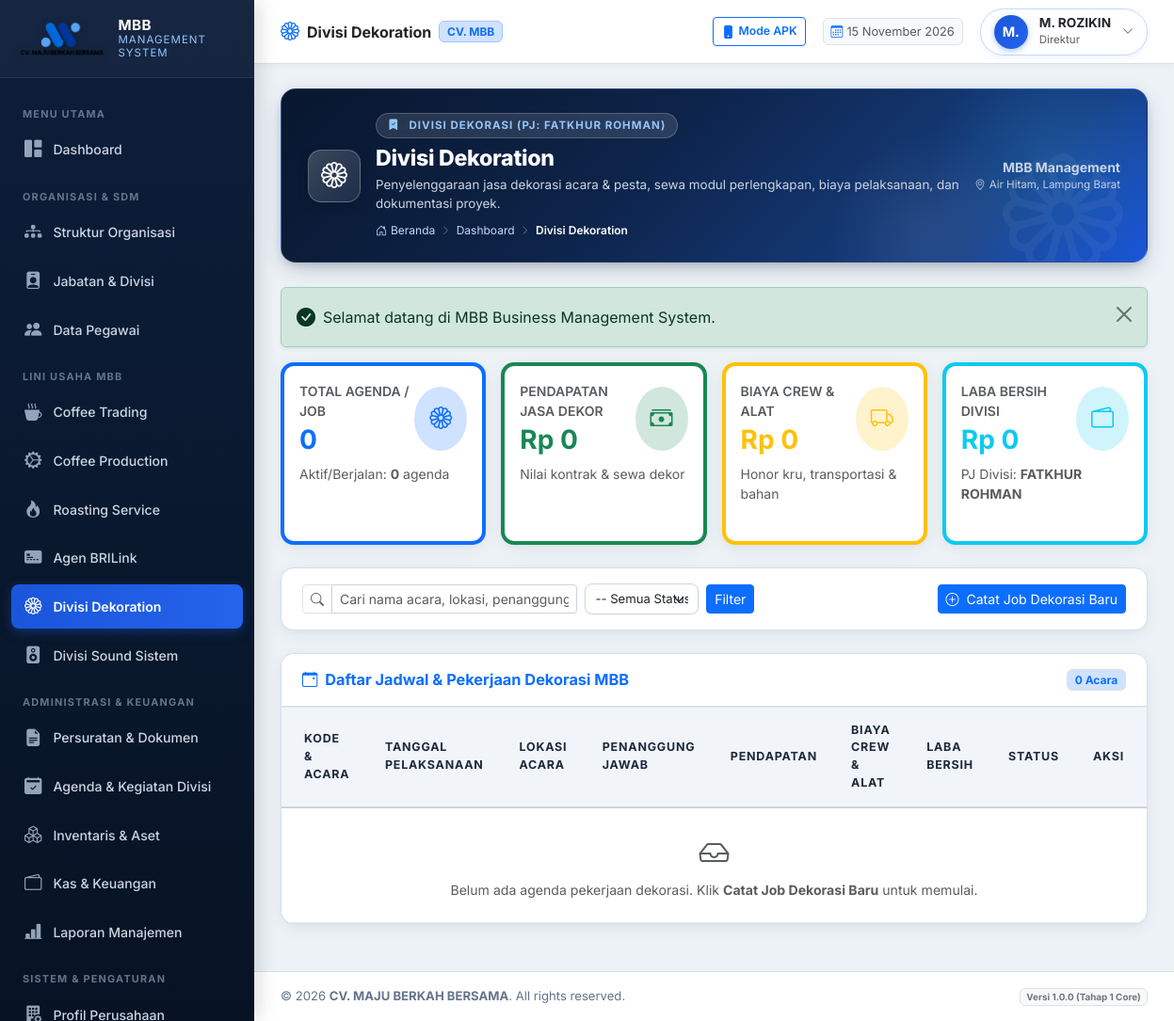
The page /modules/decoration/index.php (signed in) on the database its author committed.
### tables this page shows
CREATE TABLE `users` (
  `id` int(11) NOT NULL AUTO_INCREMENT,
  `username` varchar(50) NOT NULL,
  `email` varchar(100) NOT NULL,
  `password_hash` varchar(255) NOT NULL,
  `role_id` int(11) NOT NULL,
  `employee_id` int(11) DEFAULT NULL,
  `is_active` tinyint(1) DEFAULT 1,
  `must_change_password` tinyint(1) DEFAULT 0,
  `last_login_at` datetime DEFAULT NULL,
  `last_login_ip` varchar(45) DEFAULT NULL,
  `created_at` datetime DEFAULT current_timestamp(),
  `updated_at` datetime DEFAULT current_timestamp() ON UPDATE current_timestamp(),
  PRIMARY KEY (`id`),
  UNIQUE KEY `username` (`username`),
  UNIQUE KEY `email` (`email`),
  UNIQUE KEY `employee_id` (`employee_id`),
  KEY `fk_user_role` (`role_id`),
  CONSTRAINT `fk_user_emp` FOREIGN KEY (`employee_id`) REFERENCES `employees` (`id`) ON DELETE SET NULL,
  CONSTRAINT `fk_user_role` FOREIGN KEY (`role_id`) REFERENCES `roles` (`id`)
);

CREATE TABLE `employees` (
  `id` int(11) NOT NULL AUTO_INCREMENT,
  `employee_code` varchar(30) NOT NULL,
  `full_name` varchar(150) NOT NULL,
  `gender` enum('L','P') DEFAULT 'L',
  `phone_number` varchar(30) DEFAULT NULL,
  `email` varchar(100) DEFAULT NULL,
  `address` text DEFAULT NULL,
  `division_id` int(11) DEFAULT NULL,
  `position_id` int(11) DEFAULT NULL,
  `join_date` date DEFAULT NULL,
  `employment_status` enum('TETAP','KONTRAK','MAGANG','HONORER') DEFAULT 'TETAP',
  `is_active` tinyint(1) DEFAULT 1,
  `avatar` varchar(255) DEFAULT NULL,
  `notes` text DEFAULT NULL,
  `created_at` datetime DEFAULT current_timestamp(),
  `updated_at` datetime DEFAULT current_timestamp() ON UPDATE current_timestamp(),
  PRIMARY KEY (`id`),
  UNIQUE KEY `employee_code` (`employee_code`),
  KEY `fk_emp_div` (`division_id`),
  KEY `fk_emp_pos` (`position_id`),
  CONSTRAINT `fk_emp_div` FOREIGN KEY (`division_id`) REFERENCES `divisions` (`id`) ON DELETE SET NULL,
  CONSTRAINT `fk_emp_pos` FOREIGN KEY (`position_id`) REFERENCES `positions` (`id`) ON DELETE SET NULL
);

CREATE TABLE `positions` (
  `id` int(11) NOT NULL AUTO_INCREMENT,
  `position_code` varchar(20) NOT NULL,
  `position_name` varchar(100) NOT NULL,
  `division_id` int(11) DEFAULT NULL,
  `parent_position_id` int(11) DEFAULT NULL,
  `level_rank` int(11) DEFAULT 1,
  `job_description` text DEFAULT NULL,
  `is_active` tinyint(1) DEFAULT 1,
  `created_at` datetime DEFAULT current_timestamp(),
  `updated_at` datetime DEFAULT current_timestamp() ON UPDATE current_timestamp(),
  PRIMARY KEY (`id`),
  UNIQUE KEY `position_code` (`position_code`),
  KEY `fk_pos_div` (`division_id`),
  KEY `fk_pos_parent` (`parent_position_id`),
  CONSTRAINT `fk_pos_div` FOREIGN KEY (`division_id`) REFERENCES `divisions` (`id`) ON DELETE SET NULL,
  CONSTRAINT `fk_pos_parent` FOREIGN KEY (`parent_position_id`) REFERENCES `positions` (`id`) ON DELETE SET NULL
);

### modules/decoration/index.php (the view, shortened to what the rows shown need)
<?php
require_once __DIR__ . '/../../core/Auth.php';
require_once __DIR__ . '/../../helpers/utils.php';
$pageTitle = 'Divisi Dekoration';
require_once __DIR__ . '/../../components/header.php';
require_once __DIR__ . '/../../components/topbar.php';
?>
<div class="card-mbb">
    <div class="card-mbb-body p-0">
        <div class="table-responsive">
            <table class="table-mbb align-middle">
                <thead>
                    <tr>
                        <th class="ps-4">Kode & Acara</th>
                        <th>Tanggal Pelaksanaan</th>
                        <th>Lokasi Acara</th>
                        <th>Penanggung Jawab</th>
                        <th>Pendapatan</th>
                        <th>Biaya Crew & Alat</th>
                        <th>Laba Bersih</th>
                        <th>Status</th>
                        <th class="text-end pe-4">Aksi</th>
                    </tr>
                </thead>
            </table>
        </div>
    </div>
</div>
<?php require_once __DIR__ . '/../../components/footer.php'; ?>

### components/topbar.php (shortened to what the rows shown need)
<?php
$user = Auth::user();
$displayName = $user['full_name'] ?? ($user['username'] ?? 'User');
$displayRole = $user['role_title'] ?? ($user['role_name'] ?? 'User');
$displayPos  = $user['position_name'] ?? $displayRole;
$initials    = strtoupper(substr($displayName, 0, 2));
$activeMeta = $moduleMetadata[$currentModule ?? 'dashboard'] ?? [
    'title'    => $pageTitle ?? 'MBB Management System',
    'category' => 'SISTEM INFORMASI TERPADU',
    'icon'     => 'bi-grid-fill',
    'desc'     => 'Sistem manajemen operasional terpadu CV. MAJU BERKAH BERSAMA'
];
$bannerTitle    = $pageTitle ?? $activeMeta['title'];
?>
<div class="main-content">
    <header class="topbar">
        <div class="topbar-right">
            <div class="dropdown">
                <div class="user-profile-badge" data-bs-toggle="dropdown" aria-expanded="false">
                    <div class="user-avatar"><?= e($initials) ?></div>
                    <div class="d-none d-sm-block text-start lh-1">
                        <div class="fw-bold text-dark" style="font-size: 0.85rem;"><?= e($displayName) ?></div>
                        <small class="text-muted" style="font-size: 0.72rem;"><?= e($displayPos) ?></small>
                    </div>
                    <i class="bi bi-chevron-down text-muted" style="font-size: 0.75rem;"></i>
                </div>
            </div>
        </div>
    </header>
    <div class="content-body">
        <div class="page-hero-banner">
            <div class="page-hero-content">
                <div class="banner-title-group">
                    <div>
                        <h2 class="banner-page-title"><?= e($bannerTitle) ?></h2>
                    </div>
                </div>
            </div>
        </div>

### rows shown on the page
users: employee.full_name "M.", employee.full_name "M. ROZIKIN", positions.position_name "Direktur"

### other values the page prints
get_company_setting('company_short_name', 'MBB') "MBB"
$bannerTitle "Divisi Dekoration"
$bannerCategory "DIVISI DEKORASI (PJ: FATKHUR ROHMAN)"
$bannerDesc "Penyelenggaraan jasa dekorasi acara & pesta, sewa modul perlengkapan, biaya pelaksanaan, dan dokumentasi proyek."
$label "Dashboard"
$label "Divisi Dekoration"
$msg "Selamat datang di MBB Business Management System."
$metrics['total_jobs'] "0"
$metrics['active_jobs'] "0"
format_rupiah($metrics['total_revenue']) "Rp 0"
format_rupiah($metrics['total_expense']) "Rp 0"
format_rupiah($netIncome) "Rp 0"
count($activities) "0"
get_company_setting('company_name', 'CV. MAJU BERKAH BERSAMA') "CV. MAJU BERKAH BERSAMA"
